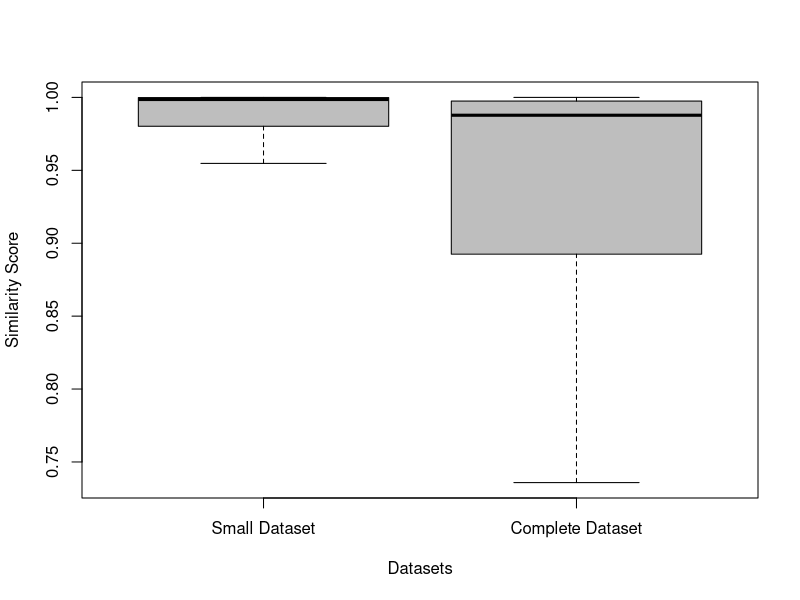
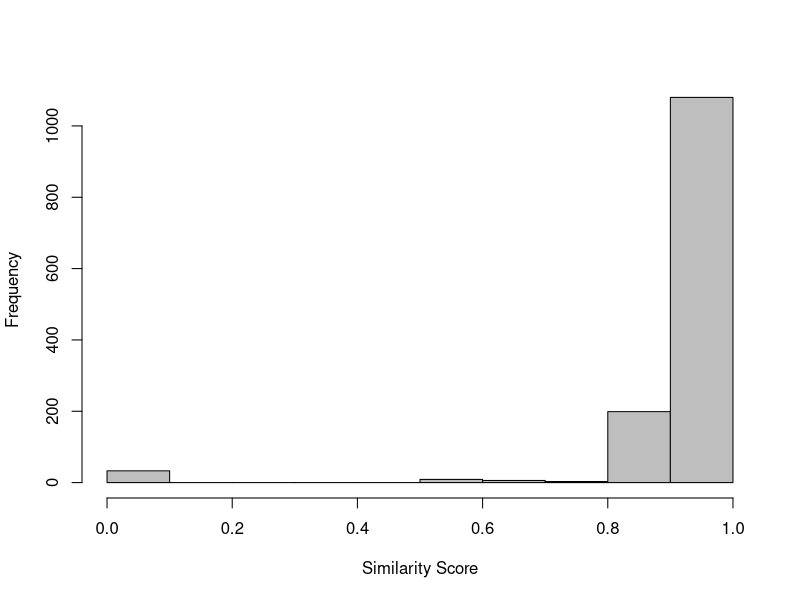

The R script that drew these images, in order:
## ---- chunk 1
knitr::opts_chunk$set(echo = TRUE)
knitr::opts_chunk$set(fig.width=5, fig.height=5, fig.path='./figures/', dev=c('png', 'pdf'))

setwd(".")

library(sqldf)
library(xtable)
## ---- chunk 2
full_ds <- read.csv("final_ds_TSE.csv", head=T, sep=',')
small_ds <- read.csv("samples_DL_final_ds.csv", head=T, sep=',')


colnames(full_ds)

nrow(full_ds)
nrow(small_ds)

# "sha256"      "family"      "malware"     "apidetected" "similarity"
## ---- chunk 3
summary(small_ds$similarity)
sd(small_ds$similarity)

summary(full_ds$similarity)
sd(full_ds$similarity)

sqldf("select count(*) from full_ds where similarity = 0")

sqldf("select count(*) from full_ds where similarity < 0.25")
sqldf("select count(*)  from full_ds where similarity >= 0.25 and similarity < 0.5")
sqldf("select count(*)  from full_ds where similarity >= 0.5 and similarity < 0.75")
sqldf("select count(*)  from full_ds where similarity >= 0.75")
sqldf("select count(*)  from full_ds where similarity >= 0.90")

## ---- chunk 4
summary(small_ds$similarity)
summary(full_ds$similarity)

sd(small_ds$similarity)
sd(full_ds$similarity)


sds <- sqldf("select similarity, 'Small Dataset' as dataset from small_ds") 
cds <- sqldf("select similarity, 'Complete Dataset' as dataset from full_ds") 

ds <- rbind(sds, cds)

ds$dataset <- factor(ds$dataset , levels=c("Small Dataset", "Complete Dataset"))


boxplot(similarity~dataset, data = ds, xlab="Datasets", ylab="Similarity Score", col = c("gray"), outline=F)
## ---- chunk 5


#s1 <- sqldf("select ds.*, 'True' as h1 
#             from full_ds ds 
#             where (malware = 'True' and apidetected = 'True') or 
#                   (malware = 'False' and apidetected = 'False')")

s1 <- sqldf("select ds.*, 'True' as h1 
             from full_ds ds 
             where ((family_repackaged <> 'NULL' and family_repackaged <> 'noIdentify') and method_in_diff <> '0')")

s2 <- sqldf("select ds.*, 'False' as h1 
             from full_ds ds
             where ((family_repackaged <> 'NULL' and family_repackaged <> 'noIdentify') and method_in_diff = '0') or 
                   ((family_repackaged = 'NULL' or family_repackaged = 'noIdentify') and method_in_diff <> '0')")

ds <- rbind(s1, s2)


ds$h1 <- as.factor(ds$h1)

# cor.test(ds$h1, ds$similarity)

nrow(ds)

sqldf("select h1, count(*) from ds group by h1")

model <- glm(h1~similarity, data=ds, family = "binomial")

summary(model)
## ---- chunk 6
set.seed(123)

km.res <- kmeans(ds$similarity, 10)

print(km.res)

dd <- cbind(ds, cluster = km.res$cluster)

head(dd)

s1 <- sqldf("select cluster, count(*) as total from dd group by cluster")
s2 <- sqldf("select cluster, count(*) as hits from dd where h1 = 'True' group by cluster")

dd = merge(s1, s2)

dd["Percent"] = dd$hits * 100 / dd$total

dd 


## 1  0.9078245
## 2  0.6777151
## 3  0.9438909
## 4  0.8751277
## 5  0.7967092
## 6  0.9877759
## 7  0.9976499
## 8  0.9667710
## 9  0.5547798
## 10 0.0926632

cs = data.frame("cluster" = c(1,2,3,4,5, 6, 7, 8, 9, 10), 
                "averageSimilarity" = c(0.90, 0.67, 0.94, 0.87, 0.79,0.98,0.99,0.96, 0.55, 0.09))

cs = merge(dd, cs)

colnames(cs)

xtable(sqldf("select cluster, averageSimilarity, total, hits, percent 
              from cs 
              order by averageSimilarity"))


km.res <- kmeans(ds$similarity, 5)

print(km.res)

dd <- cbind(ds, cluster = km.res$cluster)

head(dd)

s1 <- sqldf("select cluster, count(*) as total from dd group by cluster")
s2 <- sqldf("select cluster, count(*) as hits from dd where h1 = 'True' group by cluster")

dd = merge(s1, s2)

dd["Percent"] = dd$hits * 100 / dd$total

dd 

## 1 0.0409438
## 2 0.9878021
## 3 0.7776560
## 4 0.5158275
## 5 0.8988103

cs = data.frame("cluster" = c(1,2,3,4,5), 
                "averageSimilarity" = c(0.04, 0.98, 0.77, 0.51, 0.89))

cs = merge(dd, cs)

colnames(cs)

xtable(sqldf("select cluster, averageSimilarity, total, hits, percent 
              from cs 
              order by averageSimilarity"))

## ---- chunk 7
# Gappusin family

gappusin <- sqldf("select * from full_ds where family_repackaged =  'gappusin'")

summary(gappusin$similarity)
sd(gappusin$similarity)
hist(gappusin$similarity, main="", xlab="Similarity Score", ylab="Frequency", col = c("gray"))


## ---- chunk 8


#s1 <- sqldf("select ds.*, 'True' as h1 
#             from full_ds ds 
#             where (malware = 'True' and apidetected = 'True') or 
#                   (malware = 'False' and apidetected = 'False')")

s1 <- sqldf("select ds.*, 'True' as h1 
             from full_ds ds 
             where ((family_repackaged is not null and family_repackaged <> 'noIdentify') and method_in_diff <> '0')")



s2 <- sqldf("select ds.*, 'False' as h1 
             from full_ds ds
             where ((family_repackaged is not null and family_repackaged <> 'noIdentify') and method_in_diff = '0') or 
                   ((family_repackaged is null or family_repackaged = 'noIdentify') and method_in_diff <> '0')")



ds <- rbind(s1, s2)


ds$h1 <- as.factor(ds$h1)

# cor.test(ds$h1, ds$similarity)

nrow(ds)

sqldf("select h1, count(*) from ds group by h1")

model <- glm(h1~similarity, data=ds, family = "binomial")

summary(model)
